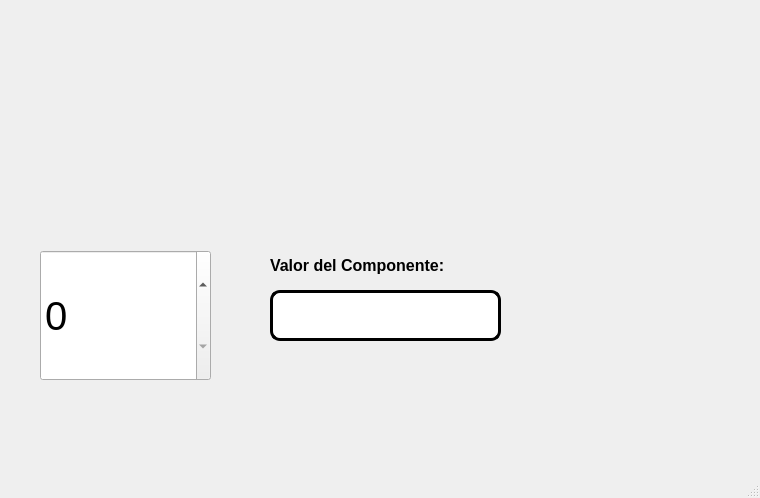
<?xml version="1.0" encoding="UTF-8"?>
<ui version="4.0">
 <class>MainWindow</class>
 <widget class="QMainWindow" name="MainWindow">
  <property name="geometry">
   <rect>
    <x>0</x>
    <y>0</y>
    <width>760</width>
    <height>498</height>
   </rect>
  </property>
  <property name="windowTitle">
   <string>MainWindow</string>
  </property>
  <widget class="QWidget" name="centralwidget">
   <widget class="QLabel" name="label_5">
    <property name="geometry">
     <rect>
      <x>270</x>
      <y>250</y>
      <width>231</width>
      <height>31</height>
     </rect>
    </property>
    <property name="font">
     <font>
      <pointsize>12</pointsize>
      <weight>75</weight>
      <bold>true</bold>
     </font>
    </property>
    <property name="text">
     <string>Valor del Componente:</string>
    </property>
   </widget>
   <widget class="QSpinBox" name="spinBox">
    <property name="geometry">
     <rect>
      <x>40</x>
      <y>250</y>
      <width>171</width>
      <height>131</height>
     </rect>
    </property>
    <property name="font">
     <font>
      <pointsize>30</pointsize>
     </font>
    </property>
    <property name="layoutDirection">
     <enum>Qt::LeftToRight</enum>
    </property>
   </widget>
   <widget class="QLineEdit" name="lineEdit">
    <property name="geometry">
     <rect>
      <x>270</x>
      <y>290</y>
      <width>231</width>
      <height>51</height>
     </rect>
    </property>
    <property name="font">
     <font>
      <pointsize>25</pointsize>
      <weight>75</weight>
      <bold>true</bold>
     </font>
    </property>
    <property name="styleSheet">
     <string notr="true">background-color: rgb(255, 255, 255);
border-radius: 10px;
border: 3px solid black</string>
    </property>
    <property name="alignment">
     <set>Qt::AlignCenter</set>
    </property>
   </widget>
   <widget class="QLabel" name="label_2">
    <property name="geometry">
     <rect>
      <x>10</x>
      <y>20</y>
      <width>151</width>
      <height>111</height>
     </rect>
    </property>
    <property name="styleSheet">
     <string notr="true"/>
    </property>
    <property name="text">
     <string/>
    </property>
    <property name="pixmap">
     <pixmap resource="../Archivos/Recursos.qrc">:/Fotos/logofacultad.jpg</pixmap>
    </property>
    <property name="scaledContents">
     <bool>true</bool>
    </property>
   </widget>
   <widget class="QLabel" name="label_3">
    <property name="geometry">
     <rect>
      <x>580</x>
      <y>20</y>
      <width>161</width>
      <height>111</height>
     </rect>
    </property>
    <property name="styleSheet">
     <string notr="true"/>
    </property>
    <property name="text">
     <string/>
    </property>
    <property name="pixmap">
     <pixmap resource="../Archivos/Recursos.qrc">:/Fotos/logoUAT.jpg</pixmap>
    </property>
    <property name="scaledContents">
     <bool>true</bool>
    </property>
   </widget>
   <widget class="QLabel" name="label_4">
    <property name="geometry">
     <rect>
      <x>580</x>
      <y>310</y>
      <width>161</width>
      <height>121</height>
     </rect>
    </property>
    <property name="styleSheet">
     <string notr="true"/>
    </property>
    <property name="text">
     <string/>
    </property>
    <property name="pixmap">
     <pixmap resource="../Archivos/Recursos.qrc">:/Fotos/kirby buchon.jpg</pixmap>
    </property>
    <property name="scaledContents">
     <bool>true</bool>
    </property>
   </widget>
  </widget>
  <widget class="QMenuBar" name="menubar">
   <property name="geometry">
    <rect>
     <x>0</x>
     <y>0</y>
     <width>760</width>
     <height>26</height>
    </rect>
   </property>
  </widget>
  <widget class="QStatusBar" name="statusbar"/>
 </widget>
 <resources>
  <include location="../Archivos/Recursos.qrc"/>
 </resources>
 <connections/>
</ui>
